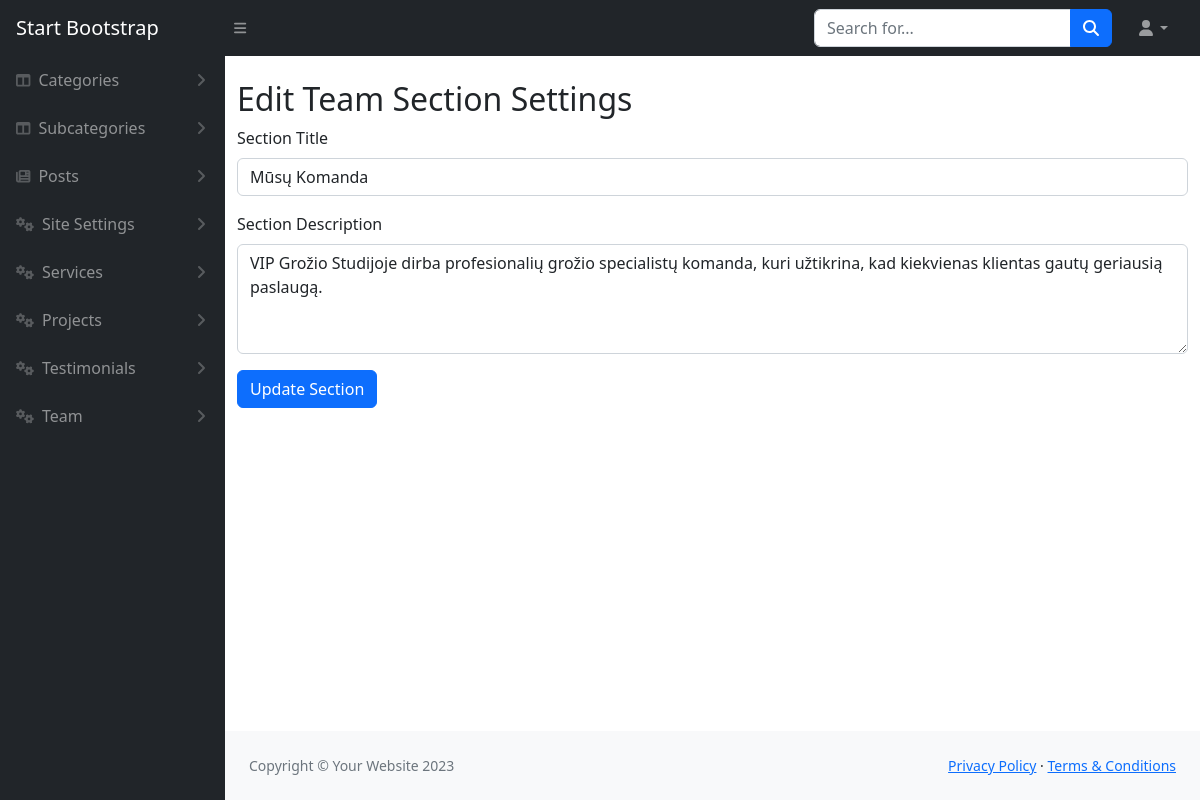
The page /admin/teamSectionEdit.php (signed in) on the database its author committed.
### tables this page shows
CREATE TABLE `team_section` (
  `id` int(11) NOT NULL,
  `section_title` varchar(255) DEFAULT NULL,
  `section_description` text DEFAULT NULL,
  `updated_at` timestamp NOT NULL DEFAULT current_timestamp() ON UPDATE current_timestamp()
);

### admin/teamSectionEdit.php (the view, shortened to what this page needs)
<?php
include('../config/db.php');
$query = "SELECT section_title, section_description FROM team_section LIMIT 1";
$result = mysqli_query($con, $query);
$data = mysqli_fetch_assoc($result);
$section_title = $data ? $data['section_title'] : 'Mūsų Komanda';
$section_description = $data ? $data['section_description'] : 'VIP Grožio Studijoje dirba profesionalių grožio specialistų komanda, kuri užtikrina, kad kiekvienas klientas gautų geriausią paslaugą.';
include('includes/header.php');
?>
<div class="container mt-4">
    <h2>Edit Team Section Settings</h2>
    <form method="POST">
        <div class="mb-3">
            <label class="form-label">Section Title</label>
            <input type="text" name="section_title" class="form-control" value="<?= htmlspecialchars($section_title); ?>" required>
        </div>
        <div class="mb-3">
            <label class="form-label">Section Description</label>
            <textarea name="section_description" class="form-control" rows="4" required><?= htmlspecialchars($section_description); ?></textarea>
        </div>
        <button type="submit" name="update_team_section" class="btn btn-primary">Update Section</button>
    </form>
</div>
<?php include('includes/footer.php'); ?>

### rows shown on the page
team_section: section_title "Mūsų Komanda", section_description "VIP Grožio Studijoje dirba profesionalių grožio specialistų komanda, kuri užtikrina, kad kiekvienas klientas gautų geriausią paslaugą."
